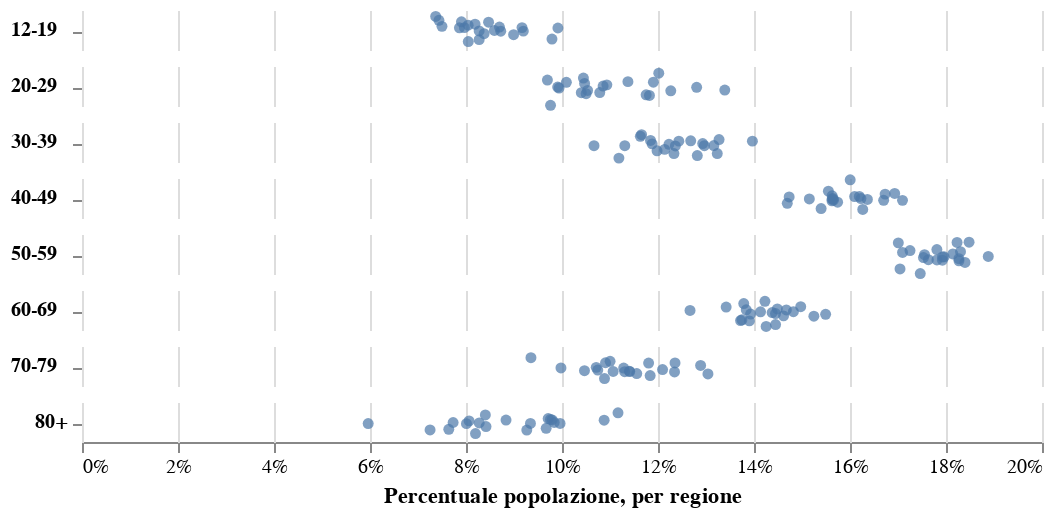

The code cell stored with this chart in its notebook:
### Code cell
(
    alt.Chart(demography_region_df, height=20, width=480)
    .mark_circle(size=30)
    .encode(
        y=alt.Y('jitter:Q', title=None, axis=alt.Axis(ticks=True, grid=False, labels=False)),
        x=alt.X('share:Q', axis=alt.Axis(format='.0%'), title='Percentuale popolazione, per regione'),
        #color=alt.Color('fascia_anagrafica:N', legend=None),
        row=alt.Row(
            'fascia_anagrafica:N', title='',
            header=alt.Header(labelAngle=0, labelPadding=-16, labelFontWeight='bold'),
        ),
        tooltip=[alt.Tooltip('nome_area:N'), alt.Tooltip('fascia_anagrafica:N'), alt.Tooltip('share:Q', format='.0%')]
    )
    .transform_calculate(jitter='sqrt(-2*log(random()))*cos(2*PI*random())')
    .configure_facet(spacing=3)
    .configure_view(stroke=None)
)

### Figure 1 — Vega-Lite specification as saved in the notebook (floating-point values rounded to 4 significant figures; data arrays with more than 128 entries replaced by an {"elided": "..."} marker saying what was removed)
{"config": {"view": {"continuousWidth": 400, "continuousHeight": 300, "stroke": null}, "facet": {"spacing": 3}}, "data": {"name": "data-2d0894de47b1e4a080141a4f411dcc9e"}, "mark": {"type": "circle", "size": 30}, "encoding": {"row": {"type": "nominal", "field": "fascia_anagrafica", "header": {"labelAngle": 0, "labelFontWeight": "bold", "labelPadding": -16}, "title": ""}, "tooltip": [{"type": "nominal", "field": "nome_area"}, {"type": "nominal", "field": "fascia_anagrafica"}, {"type": "quantitative", "field": "share", "format": ".0%"}], "x": {"type": "quantitative", "axis": {"format": ".0%"}, "field": "share", "title": "Percentuale popolazione, per regione"}, "y": {"type": "quantitative", "axis": {"grid": false, "labels": false, "ticks": true}, "field": "jitter", "title": null}}, "height": 20, "transform": [{"calculate": "sqrt(-2*log(random()))*cos(2*PI*random())", "as": "jitter"}], "width": 480, "$schema": "https://vega.github.io/schema/vega-lite/v4.8.1.json", "datasets": {"data-2d0894de47b1e4a080141a4f411dcc9e": {"elided": "168 records"}}}
